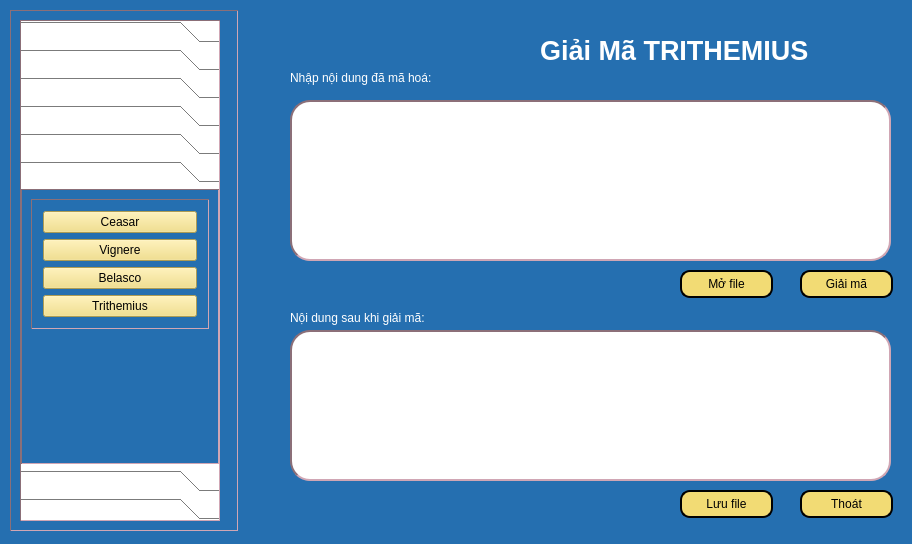
<?xml version="1.0" encoding="UTF-8"?>
<ui version="4.0">
 <class>Dialog</class>
 <widget class="QDialog" name="Dialog">
  <property name="geometry">
   <rect>
    <x>0</x>
    <y>0</y>
    <width>912</width>
    <height>544</height>
   </rect>
  </property>
  <property name="windowTitle">
   <string>Dialog</string>
  </property>
  <property name="styleSheet">
   <string notr="true">background-color:rgb(37, 111, 176);
color:white;
</string>
  </property>
  <widget class="QPushButton" name="btnSaveFile">
   <property name="geometry">
    <rect>
     <x>680</x>
     <y>490</y>
     <width>93</width>
     <height>28</height>
    </rect>
   </property>
   <property name="styleSheet">
    <string notr="true">background-color: rgb(242, 219, 116);
border-radius: 10px;
border: 2px solid black;
color:black;</string>
   </property>
   <property name="text">
    <string>Lưu file</string>
   </property>
   <property name="icon">
    <iconset>
     <normaloff>../Icon/icons8-save-file-64.png</normaloff>../Icon/icons8-save-file-64.png</iconset>
   </property>
  </widget>
  <widget class="QLabel" name="label_4">
   <property name="geometry">
    <rect>
     <x>290</x>
     <y>310</y>
     <width>181</width>
     <height>16</height>
    </rect>
   </property>
   <property name="text">
    <string>Nội dung sau khi giải mã:</string>
   </property>
  </widget>
  <widget class="QPushButton" name="btnOpenFile">
   <property name="geometry">
    <rect>
     <x>680</x>
     <y>270</y>
     <width>93</width>
     <height>28</height>
    </rect>
   </property>
   <property name="styleSheet">
    <string notr="true">background-color: rgb(242, 219, 116);
border-radius: 10px;
border: 2px solid black;
color:black;</string>
   </property>
   <property name="text">
    <string>Mở file</string>
   </property>
   <property name="icon">
    <iconset>
     <normaloff>../Icon/icons8-open-file-40.png</normaloff>../Icon/icons8-open-file-40.png</iconset>
   </property>
  </widget>
  <widget class="QLabel" name="label_2">
   <property name="geometry">
    <rect>
     <x>290</x>
     <y>70</y>
     <width>181</width>
     <height>16</height>
    </rect>
   </property>
   <property name="text">
    <string>Nhập nội dung đã mã hoá:</string>
   </property>
  </widget>
  <widget class="QPushButton" name="btnGiaiMa">
   <property name="geometry">
    <rect>
     <x>800</x>
     <y>270</y>
     <width>93</width>
     <height>28</height>
    </rect>
   </property>
   <property name="styleSheet">
    <string notr="true">background-color: rgb(242, 219, 116);
border-radius: 10px;
border: 2px solid black;
color:black;</string>
   </property>
   <property name="text">
    <string>Giải mã</string>
   </property>
   <property name="icon">
    <iconset>
     <normaloff>../Icon/icons8-encode-32.png</normaloff>../Icon/icons8-encode-32.png</iconset>
   </property>
  </widget>
  <widget class="QLabel" name="label">
   <property name="geometry">
    <rect>
     <x>540</x>
     <y>10</y>
     <width>341</width>
     <height>81</height>
    </rect>
   </property>
   <property name="font">
    <font>
     <pointsize>20</pointsize>
     <weight>75</weight>
     <bold>true</bold>
    </font>
   </property>
   <property name="autoFillBackground">
    <bool>false</bool>
   </property>
   <property name="text">
    <string>Giải Mã TRITHEMIUS</string>
   </property>
   <property name="textFormat">
    <enum>Qt::PlainText</enum>
   </property>
  </widget>
  <widget class="QTextEdit" name="txtVanBanGoc">
   <property name="geometry">
    <rect>
     <x>290</x>
     <y>330</y>
     <width>601</width>
     <height>151</height>
    </rect>
   </property>
   <property name="styleSheet">
    <string notr="true">background-color: white;
border: 2px inset #8b6f78;
border-radius:20px;
color:black;</string>
   </property>
  </widget>
  <widget class="QTextEdit" name="txtCiphertext">
   <property name="geometry">
    <rect>
     <x>290</x>
     <y>100</y>
     <width>601</width>
     <height>161</height>
    </rect>
   </property>
   <property name="styleSheet">
    <string notr="true">background-color: white;
border: 2px inset #8b6f78;
border-radius:20px;
color:black;</string>
   </property>
  </widget>
  <widget class="QPushButton" name="btnClose">
   <property name="geometry">
    <rect>
     <x>800</x>
     <y>490</y>
     <width>93</width>
     <height>28</height>
    </rect>
   </property>
   <property name="styleSheet">
    <string notr="true">background-color: rgb(242, 219, 116);
border-radius: 10px;
border: 2px solid black;
color:black;</string>
   </property>
   <property name="text">
    <string>Thoát</string>
   </property>
   <property name="icon">
    <iconset>
     <normaloff>../Icon/icons8-exit-50.png</normaloff>../Icon/icons8-exit-50.png</iconset>
   </property>
  </widget>
  <widget class="QFrame" name="frame">
   <property name="geometry">
    <rect>
     <x>10</x>
     <y>10</y>
     <width>228</width>
     <height>521</height>
    </rect>
   </property>
   <property name="styleSheet">
    <string notr="true">QFrame {
  border-width: 1px;
  border: 1px inset #8b6f78;
}</string>
   </property>
   <property name="frameShape">
    <enum>QFrame::StyledPanel</enum>
   </property>
   <property name="frameShadow">
    <enum>QFrame::Raised</enum>
   </property>
   <layout class="QVBoxLayout" name="verticalLayout_8">
    <item>
     <widget class="QToolBox" name="toolBox">
      <property name="enabled">
       <bool>true</bool>
      </property>
      <property name="sizePolicy">
       <sizepolicy hsizetype="Preferred" vsizetype="Preferred">
        <horstretch>0</horstretch>
        <verstretch>0</verstretch>
       </sizepolicy>
      </property>
      <property name="maximumSize">
       <size>
        <width>200</width>
        <height>16777215</height>
       </size>
      </property>
      <property name="layoutDirection">
       <enum>Qt::LeftToRight</enum>
      </property>
      <property name="styleSheet">
       <string notr="true">QPushButton {
  background-color: #FFC4D0;
}
QToolBox {
 background-color: #FFFFFF;;
  color: #EEEEEE;
}</string>
      </property>
      <property name="currentIndex">
       <number>5</number>
      </property>
      <widget class="QWidget" name="page">
       <property name="geometry">
        <rect>
         <x>0</x>
         <y>0</y>
         <width>119</width>
         <height>74</height>
        </rect>
       </property>
       <attribute name="label">
        <string>Mã hóa chuyển vị</string>
       </attribute>
       <layout class="QVBoxLayout" name="verticalLayout_3">
        <item alignment="Qt::AlignTop">
         <widget class="QFrame" name="frame_6">
          <property name="frameShape">
           <enum>QFrame::StyledPanel</enum>
          </property>
          <property name="frameShadow">
           <enum>QFrame::Raised</enum>
          </property>
          <layout class="QVBoxLayout" name="verticalLayout_5">
           <property name="leftMargin">
            <number>11</number>
           </property>
           <property name="topMargin">
            <number>11</number>
           </property>
           <property name="rightMargin">
            <number>11</number>
           </property>
           <property name="bottomMargin">
            <number>11</number>
           </property>
           <item>
            <widget class="QPushButton" name="actionHai_dong_MaHoa">
             <property name="styleSheet">
              <string notr="true">background-color: rgb(242, 219, 116);
color:black;</string>
             </property>
             <property name="text">
              <string>Chuyển vị hai dòng</string>
             </property>
            </widget>
           </item>
           <item>
            <widget class="QPushButton" name="actionNhieu_dong_MaHoa">
             <property name="styleSheet">
              <string notr="true">background-color: rgb(242, 219, 116);
color:black;</string>
             </property>
             <property name="text">
              <string>Chuyển vị nhiều dòng</string>
             </property>
            </widget>
           </item>
          </layout>
         </widget>
        </item>
       </layout>
      </widget>
      <widget class="QWidget" name="page_2">
       <property name="geometry">
        <rect>
         <x>0</x>
         <y>0</y>
         <width>98</width>
         <height>106</height>
        </rect>
       </property>
       <attribute name="label">
        <string>Mã hóa thay thế</string>
       </attribute>
       <layout class="QVBoxLayout" name="verticalLayout_4">
        <item alignment="Qt::AlignTop">
         <widget class="QFrame" name="frame_10">
          <property name="frameShape">
           <enum>QFrame::StyledPanel</enum>
          </property>
          <property name="frameShadow">
           <enum>QFrame::Raised</enum>
          </property>
          <layout class="QVBoxLayout" name="verticalLayout_6">
           <item>
            <widget class="QPushButton" name="actionCeasar_MaHoa">
             <property name="styleSheet">
              <string notr="true">background-color: rgb(242, 219, 116);
color:black;</string>
             </property>
             <property name="text">
              <string>Ceasar</string>
             </property>
            </widget>
           </item>
           <item>
            <widget class="QPushButton" name="actionVignere_MaHoa">
             <property name="styleSheet">
              <string notr="true">background-color: rgb(242, 219, 116);
color:black;</string>
             </property>
             <property name="text">
              <string>Vignere</string>
             </property>
            </widget>
           </item>
           <item>
            <widget class="QPushButton" name="actionBelasco_MaHoa">
             <property name="styleSheet">
              <string notr="true">background-color: rgb(242, 219, 116);
color:black;</string>
             </property>
             <property name="text">
              <string>Belasco</string>
             </property>
            </widget>
           </item>
           <item>
            <widget class="QPushButton" name="actionTrithemius_MaHoa">
             <property name="styleSheet">
              <string notr="true">background-color: rgb(242, 219, 116);
color:black;</string>
             </property>
             <property name="text">
              <string>Trithemius</string>
             </property>
            </widget>
           </item>
          </layout>
         </widget>
        </item>
       </layout>
      </widget>
      <widget class="QWidget" name="page_3">
       <property name="geometry">
        <rect>
         <x>0</x>
         <y>0</y>
         <width>98</width>
         <height>106</height>
        </rect>
       </property>
       <attribute name="label">
        <string>Mã hóa XOR</string>
       </attribute>
       <layout class="QVBoxLayout" name="verticalLayout_7">
        <item alignment="Qt::AlignTop">
         <widget class="QFrame" name="frame_11">
          <property name="frameShape">
           <enum>QFrame::StyledPanel</enum>
          </property>
          <property name="frameShadow">
           <enum>QFrame::Raised</enum>
          </property>
          <layout class="QVBoxLayout" name="verticalLayout_9">
           <item>
            <widget class="QPushButton" name="actionXORCeasar_MaHoa">
             <property name="styleSheet">
              <string notr="true">background-color: rgb(242, 219, 116);
color:black;</string>
             </property>
             <property name="text">
              <string>Ceasar</string>
             </property>
            </widget>
           </item>
           <item>
            <widget class="QPushButton" name="actionXORVignere_MaHoa">
             <property name="styleSheet">
              <string notr="true">background-color: rgb(242, 219, 116);
color:black;</string>
             </property>
             <property name="text">
              <string>Vignere</string>
             </property>
            </widget>
           </item>
           <item>
            <widget class="QPushButton" name="actionXORBelasco_MaHoa">
             <property name="styleSheet">
              <string notr="true">background-color: rgb(242, 219, 116);
color:black;</string>
             </property>
             <property name="text">
              <string>Belasco</string>
             </property>
            </widget>
           </item>
           <item>
            <widget class="QPushButton" name="actionXORTrithemius_MaHoa">
             <property name="styleSheet">
              <string notr="true">background-color: rgb(242, 219, 116);
color:black;</string>
             </property>
             <property name="text">
              <string>Trithemius</string>
             </property>
            </widget>
           </item>
          </layout>
         </widget>
        </item>
       </layout>
      </widget>
      <widget class="QWidget" name="page_4">
       <property name="geometry">
        <rect>
         <x>0</x>
         <y>0</y>
         <width>98</width>
         <height>85</height>
        </rect>
       </property>
       <attribute name="label">
        <string>Mã hóa hiện đại</string>
       </attribute>
       <layout class="QVBoxLayout" name="verticalLayout_11">
        <item alignment="Qt::AlignTop">
         <widget class="QFrame" name="frame_12">
          <property name="frameShape">
           <enum>QFrame::StyledPanel</enum>
          </property>
          <property name="frameShadow">
           <enum>QFrame::Raised</enum>
          </property>
          <layout class="QVBoxLayout" name="verticalLayout_10">
           <item>
            <widget class="QPushButton" name="actionDES_MaHoa">
             <property name="styleSheet">
              <string notr="true">background-color: rgb(242, 219, 116);
color:black;</string>
             </property>
             <property name="text">
              <string>SDES</string>
             </property>
            </widget>
           </item>
           <item>
            <widget class="QPushButton" name="actionAES_MaHoa">
             <property name="styleSheet">
              <string notr="true">background-color: rgb(242, 219, 116);
color:black;</string>
             </property>
             <property name="text">
              <string>AES</string>
             </property>
            </widget>
           </item>
           <item>
            <widget class="QPushButton" name="actionRSA_MaHoa">
             <property name="styleSheet">
              <string notr="true">background-color: rgb(242, 219, 116);
color:black;</string>
             </property>
             <property name="text">
              <string>RSA</string>
             </property>
            </widget>
           </item>
          </layout>
         </widget>
        </item>
       </layout>
      </widget>
      <widget class="QWidget" name="page_5">
       <property name="geometry">
        <rect>
         <x>0</x>
         <y>0</y>
         <width>119</width>
         <height>74</height>
        </rect>
       </property>
       <attribute name="label">
        <string>Giải mã chuyển vị</string>
       </attribute>
       <layout class="QVBoxLayout" name="verticalLayout_18">
        <item alignment="Qt::AlignTop">
         <widget class="QFrame" name="frame_13">
          <property name="frameShape">
           <enum>QFrame::StyledPanel</enum>
          </property>
          <property name="frameShadow">
           <enum>QFrame::Raised</enum>
          </property>
          <layout class="QVBoxLayout" name="verticalLayout_19">
           <property name="leftMargin">
            <number>11</number>
           </property>
           <property name="topMargin">
            <number>11</number>
           </property>
           <property name="rightMargin">
            <number>11</number>
           </property>
           <property name="bottomMargin">
            <number>11</number>
           </property>
           <item>
            <widget class="QPushButton" name="actionHai_dong_GiaiMa">
             <property name="styleSheet">
              <string notr="true">background-color: rgb(242, 219, 116);
color:black;</string>
             </property>
             <property name="text">
              <string>Chuyển vị 2 dòng</string>
             </property>
            </widget>
           </item>
           <item>
            <widget class="QPushButton" name="actionNhieu_dong_GiaiMa">
             <property name="styleSheet">
              <string notr="true">background-color: rgb(242, 219, 116);
color:black;</string>
             </property>
             <property name="text">
              <string>Chuyển vị nhiều dòng</string>
             </property>
            </widget>
           </item>
          </layout>
         </widget>
        </item>
       </layout>
      </widget>
      <widget class="QWidget" name="page_6">
       <property name="geometry">
        <rect>
         <x>0</x>
         <y>0</y>
         <width>196</width>
         <height>327</height>
        </rect>
       </property>
       <attribute name="label">
        <string>Giải mã thay thế</string>
       </attribute>
       <layout class="QVBoxLayout" name="verticalLayout_20">
        <item alignment="Qt::AlignTop">
         <widget class="QFrame" name="frame_18">
          <property name="frameShape">
           <enum>QFrame::StyledPanel</enum>
          </property>
          <property name="frameShadow">
           <enum>QFrame::Raised</enum>
          </property>
          <layout class="QVBoxLayout" name="verticalLayout_21">
           <property name="leftMargin">
            <number>11</number>
           </property>
           <property name="topMargin">
            <number>11</number>
           </property>
           <property name="rightMargin">
            <number>11</number>
           </property>
           <property name="bottomMargin">
            <number>11</number>
           </property>
           <item>
            <widget class="QPushButton" name="actionCeasar_GiaiMa">
             <property name="styleSheet">
              <string notr="true">background-color: rgb(242, 219, 116);
color:black;</string>
             </property>
             <property name="text">
              <string>Ceasar</string>
             </property>
            </widget>
           </item>
           <item>
            <widget class="QPushButton" name="actionVignere_GiaiMa">
             <property name="styleSheet">
              <string notr="true">background-color: rgb(242, 219, 116);
color:black;</string>
             </property>
             <property name="text">
              <string>Vignere</string>
             </property>
            </widget>
           </item>
           <item>
            <widget class="QPushButton" name="actionBelasco_GiaiMa">
             <property name="styleSheet">
              <string notr="true">background-color: rgb(242, 219, 116);
color:black;</string>
             </property>
             <property name="text">
              <string>Belasco</string>
             </property>
            </widget>
           </item>
           <item>
            <widget class="QPushButton" name="actionTrithemius_GiaiMa">
             <property name="styleSheet">
              <string notr="true">background-color: rgb(242, 219, 116);
color:black;</string>
             </property>
             <property name="text">
              <string>Trithemius</string>
             </property>
            </widget>
           </item>
          </layout>
         </widget>
        </item>
       </layout>
      </widget>
      <widget class="QWidget" name="page_7">
       <property name="geometry">
        <rect>
         <x>0</x>
         <y>0</y>
         <width>98</width>
         <height>116</height>
        </rect>
       </property>
       <attribute name="label">
        <string>Giải mã XOR</string>
       </attribute>
       <layout class="QVBoxLayout" name="verticalLayout_22">
        <item alignment="Qt::AlignTop">
         <widget class="QFrame" name="frame_19">
          <property name="frameShape">
           <enum>QFrame::StyledPanel</enum>
          </property>
          <property name="frameShadow">
           <enum>QFrame::Raised</enum>
          </property>
          <layout class="QVBoxLayout" name="verticalLayout_23">
           <property name="leftMargin">
            <number>11</number>
           </property>
           <property name="topMargin">
            <number>11</number>
           </property>
           <property name="rightMargin">
            <number>11</number>
           </property>
           <property name="bottomMargin">
            <number>11</number>
           </property>
           <item>
            <widget class="QPushButton" name="actionXORCeasar_GiaiMa">
             <property name="styleSheet">
              <string notr="true">background-color: rgb(242, 219, 116);
color:black;</string>
             </property>
             <property name="text">
              <string>Ceasar</string>
             </property>
            </widget>
           </item>
           <item>
            <widget class="QPushButton" name="actionXORVignere_GiaiMa">
             <property name="styleSheet">
              <string notr="true">background-color: rgb(242, 219, 116);
color:black;</string>
             </property>
             <property name="text">
              <string>Vignere</string>
             </property>
            </widget>
           </item>
           <item>
            <widget class="QPushButton" name="actionXORBelasco_GiaiMa">
             <property name="styleSheet">
              <string notr="true">background-color: rgb(242, 219, 116);
color:black;</string>
             </property>
             <property name="text">
              <string>Belasco</string>
             </property>
            </widget>
           </item>
           <item>
            <widget class="QPushButton" name="actionXORTrithemius_GiaiMa">
             <property name="styleSheet">
              <string notr="true">background-color: rgb(242, 219, 116);
color:black;</string>
             </property>
             <property name="text">
              <string>Trithemius</string>
             </property>
            </widget>
           </item>
          </layout>
         </widget>
        </item>
       </layout>
      </widget>
      <widget class="QWidget" name="page_8">
       <property name="geometry">
        <rect>
         <x>0</x>
         <y>0</y>
         <width>98</width>
         <height>85</height>
        </rect>
       </property>
       <attribute name="label">
        <string>Giải mã hiện đại</string>
       </attribute>
       <layout class="QVBoxLayout" name="verticalLayout_24">
        <item alignment="Qt::AlignTop">
         <widget class="QFrame" name="frame_20">
          <property name="frameShape">
           <enum>QFrame::StyledPanel</enum>
          </property>
          <property name="frameShadow">
           <enum>QFrame::Raised</enum>
          </property>
          <layout class="QVBoxLayout" name="verticalLayout_25">
           <item>
            <widget class="QPushButton" name="actionDES_GiaiMa">
             <property name="styleSheet">
              <string notr="true">background-color: rgb(242, 219, 116);
color:black;</string>
             </property>
             <property name="text">
              <string>SDES</string>
             </property>
            </widget>
           </item>
           <item>
            <widget class="QPushButton" name="actionAES_GiaiMa">
             <property name="styleSheet">
              <string notr="true">background-color: rgb(242, 219, 116);
color:black;</string>
             </property>
             <property name="text">
              <string>AES</string>
             </property>
            </widget>
           </item>
           <item>
            <widget class="QPushButton" name="actionRSA_GiaiMa">
             <property name="styleSheet">
              <string notr="true">background-color: rgb(242, 219, 116);
color:black;</string>
             </property>
             <property name="text">
              <string>RSA</string>
             </property>
            </widget>
           </item>
          </layout>
         </widget>
        </item>
       </layout>
      </widget>
     </widget>
    </item>
   </layout>
  </widget>
 </widget>
 <resources/>
 <connections/>
</ui>
